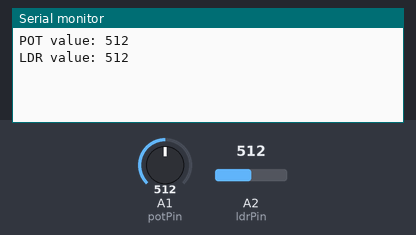
Bench run of a sketch on a simulated Arduino Uno, built with avr-gcc and run on an emulated ATmega328P. Parts: the last lines printed to the serial monitor. The inputs (shaded band) are chosen by the test bench; at power-on: A1 (potPin) = 512, A2 (ldrPin) = 512.

Above: at 2.2 s.
2.3 s: A1 (potPin) set to 716
At 6.9 s:
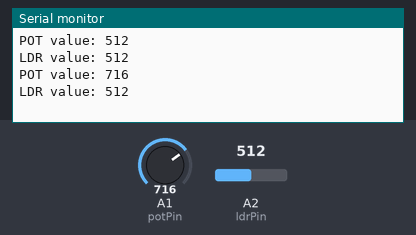
8.3 s: A2 (ldrPin) set to 716
At 11.9 s:
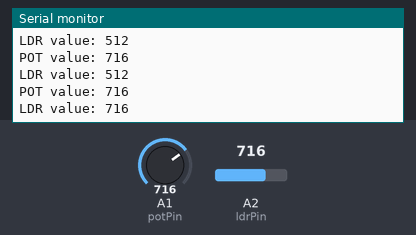
14.3 s: A1 (potPin) set to 900
At 17.0 s:
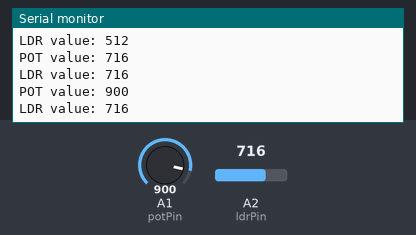
20.3 s: A2 (ldrPin) set to 900
At 22.0 s:
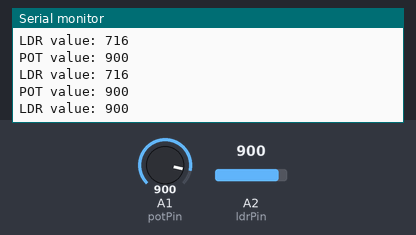
Timing chart, 0 to 23.5 s (numbered marks = the images above; inputs shaded):
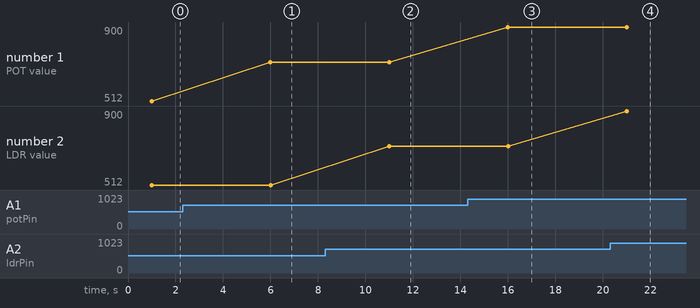

The sketch:

analogInTest.ino
```cpp
// Potentiometer is connected to GPIO 34 (Analog ADC1_CH6)
const int potPin = 15;
const int ldrPin = 2;

// variable for storing the potentiometer value
int potValue = 0;
int ldrValue = 0;

void setup() {
  Serial.begin(115200);
  delay(1000);
}

void loop() {
  potValue = analogRead(potPin);
  Serial.print("POT value: ");
  Serial.println(potValue);
  ldrValue = analogRead(ldrPin);
  Serial.print("LDR value: ");
  Serial.println(ldrValue);
  delay(5000);
}
```

Measured:
- after the input at 2.3 s, the serial monitor: prints a new line after 3.7 s (image 1)
- after the input at 8.3 s, the serial monitor: prints a new line after 2.7 s (image 2)
- after the input at 14.3 s, the serial monitor: prints a new line after 1.7 s (image 3)
- after the input at 20.3 s, the serial monitor: prints a new line after 0.70 s (image 4)
- plotted number 1: 512 → 716 after the input at 2.3 s, 716 → 900 after the input at 14.3 s
